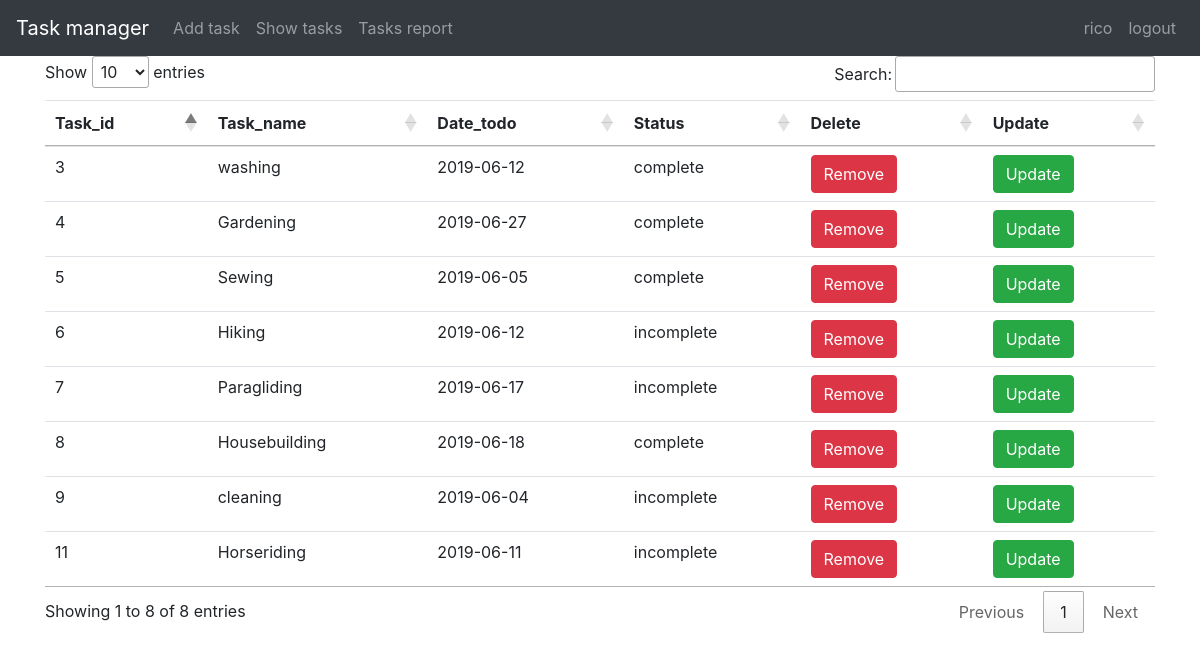
The page /show.php (signed in) on the database its author committed.
### tables this page shows
CREATE TABLE `tasks` (
  `task_id` int(11) NOT NULL,
  `task_name` varchar(50) NOT NULL,
  `date_todo` varchar(50) NOT NULL,
  `status` varchar(50) NOT NULL
);

### show.php (the view, shortened to what this page needs)
<!doctype html>
<html lang="en">
<head>
    <link rel="stylesheet" href="css/bootstrap.css">
    <link rel="stylesheet" href="https://cdn.datatables.net/1.10.19/css/jquery.dataTables.min.css">
</head>
<body>
<?php
require 'navbar.php';
?>
<div class="container">
    <table class="table" id="tasks">
        <thead>
        <tr>
            <th>Task_id</th>
            <th>Task_name</th>
            <th>Date_todo</th>
            <th>Status</th>
            <th>Delete</th>
            <th>Update</th>
        </tr>
        </thead>
        <tbody>
        <?php
        require 'DB.php';
        $sql="select * from tasks order by task_id desc";
        $results=mysqli_query($conn,$sql);
        while ($row=mysqli_fetch_assoc($results))
        {
            extract($row);
            echo "<tr>
            <td>$task_id</td>
            <td>$task_name</td>
            <td>$date_todo</td>
            <td>$status</td>
            <td><a href='delete.php?id=$task_id' class='btn btn-danger'>Remove</a></td>
            <td><a href='update.php?id=$task_id' class='btn btn-success'>Update</a></td>
            </tr>";
        }
        ?>
        </tbody>
    </table>
</div>
</body>
</html>

### navbar.php (shortened to what this page needs)
<nav class="navbar navbar-expand-md bg-dark navbar-dark">
    <a class="navbar-brand" href="#">Task manager</a>
    <div class="collapse navbar-collapse" id="collapsibleNavbar">
        <ul class="navbar-nav">
            <li class="nav-item">
                <a class="nav-link" href="status.php">Add task</a>
            </li>
            <li class="nav-item">
                <a class="nav-link" href="show.php">Show tasks</a>
            </li>
            <li class="nav-item">
                <a class="nav-link" href="reports.php">Tasks report</a>
            </li>
        </ul>
        <ul class="navbar-nav ml-auto">
            <li class="nav-item">
                <a class="nav-link" href="#"><?=$_SESSION["info"]["name"]?></a>
            </li>
            <li class="nav-item">
                <a class="nav-link" href="logout.php">logout</a>
            </li>
        </ul>
    </div>
</nav>

### rows shown on the page
tasks: task_id "11", task_name "Horseriding", date_todo "2019-06-11", status "incomplete"
tasks: task_id "9", task_name "cleaning", date_todo "2019-06-04", status "incomplete"
tasks: task_id "8", task_name "Housebuilding", date_todo "2019-06-18", status "complete"
tasks: task_id "7", task_name "Paragliding", date_todo "2019-06-17", status "incomplete"
tasks: task_id "6", task_name "Hiking", date_todo "2019-06-12", status "incomplete"
tasks: task_id "5", task_name "Sewing", date_todo "2019-06-05", status "complete"
tasks: task_id "4", task_name "Gardening", date_todo "2019-06-27", status "complete"
tasks: task_id "3", task_name "washing", date_todo "2019-06-12", status "complete"

### other values the page prints
$_SESSION["info"]["name"] "rico"
